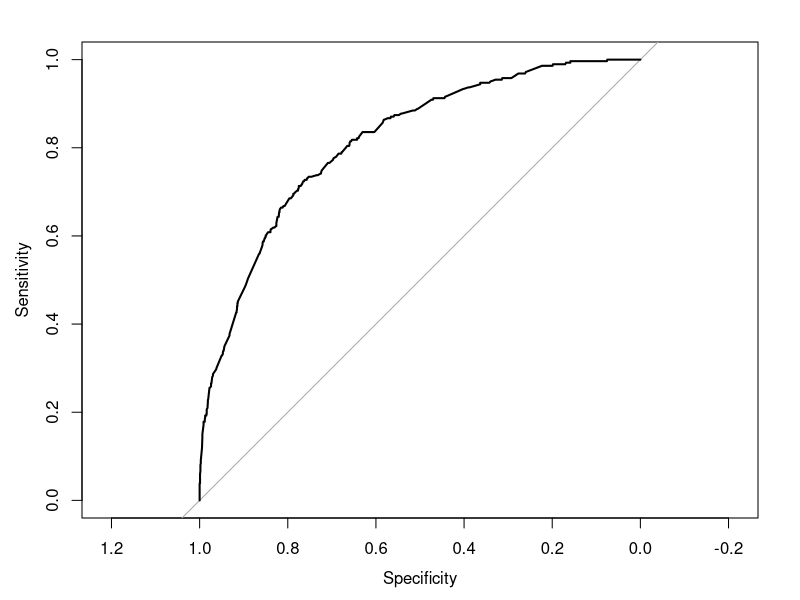
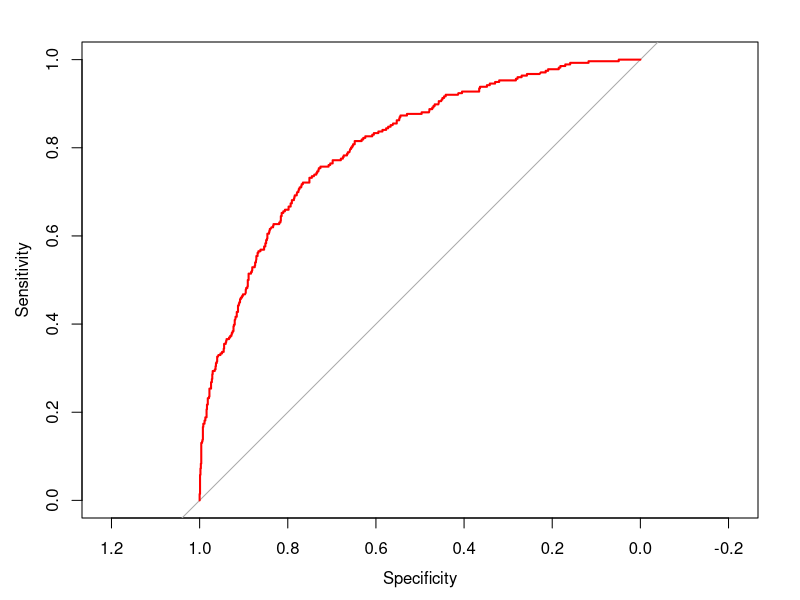
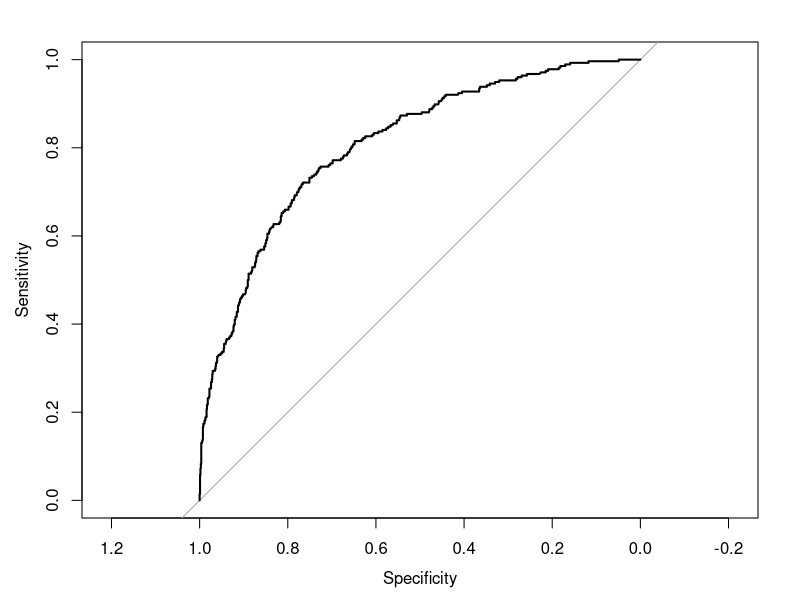
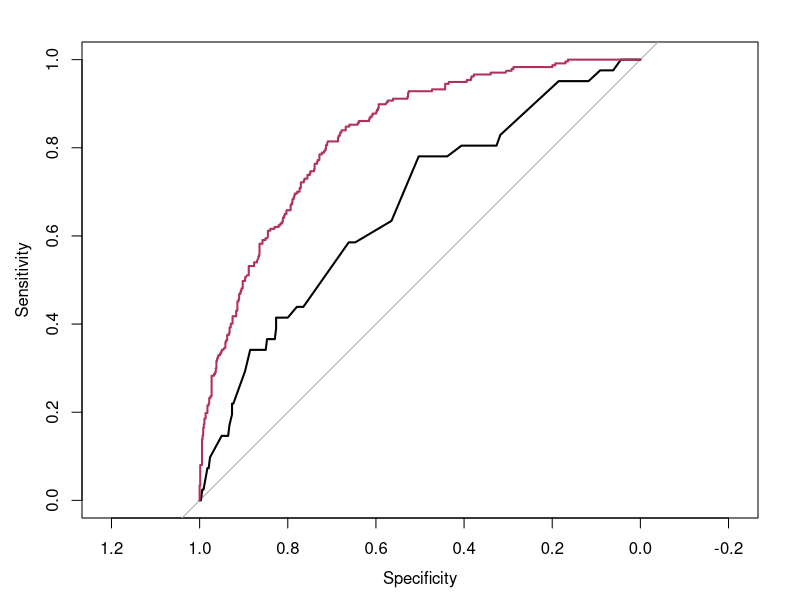

Write the R code that produced these figures, in order. (Note: this script raises an error after producing the figures.)
getwd()
leave = read.csv("Leave_Report2.csv")
str(leave)
mm = duplicated(leave)
table(mm)
leave = leave[!duplicated(leave),]
str(leave)
table(leave$Status)
leave = subset(leave, leave$Status != "Pending")
leave$Status = as.factor(as.character(leave$Status))
str(leave)
table(leave$Status)
prop.table(table(leave$Leave_Type, leave$Status), margin = 1)*100
prop.table(table(leave$Reason_for_leave, leave$Status), margin = 1)*100

#glm model

table(leave$Designation, leave$Status)
leave$Designation = as.factor(as.character(leave$Designation))
str(leave)
model_glm = glm(Status~Designation+Department+Location+Reason_for_leave+No_of_Leaves+Leave_Type,
                data = leave, family = "binomial")
summary(model_glm)
predi = predict(model_glm, type = "response")
predi[1:100] *100
table(leave$Status, predi > 0.34)
(951+172)/nrow(leave)
951/(951+169) # Sensitivity
172/(172+114) # Specificity

library(pROC)
auc = roc(leave$Status, predi)
plot(auc)
print(auc)


#new glm model using selective dataset
str(leave)
leave2 = leave
str(leave2)
table(leave2$Designation, leave2$Status)
leave3 = subset(leave2, leave2$Designation == "AVP" 
                |leave2$Designation =="Forex Intern"
                |leave2$Designation =="Forex Trader"
                |leave2$Designation =="Intern"
                |leave2$Designation =="Manager BPM"
                |leave2$Designation =="Product Development Intern"
                |leave2$Designation =="Sr Specialist BPM"
                |leave2$Designation =="Trainee Dealer")
leave3$Designation = as.factor(as.character(leave3$Designation))
str(leave3)

table(leave3$Department, leave3$Status)
leave4 = subset(leave3, leave3$Department == "Business Process Management"
                | leave3$Department == "Finance"
                | leave3$Department == "Not Available"
                | leave3$Department == "null"
                | leave3$Department == "Tech Infra")
leave4$Department = as.factor(as.character(leave4$Department))
str(leave4)
table(leave4$Location, leave4$Status)
table(leave4$Reason_for_leave, leave4$Status)
table(leave4$No_of_Leaves, leave4$Status)
library(data.table)
leave4 = data.table(leave4)
leave4[,all_applications := .N, by = c("Leave_Start_Date", "Location")]
leave4$full_name = paste(leave4$First_Name,leave4$Middle_Name,leave4$Last_Name)
leave4[,avg_applications := mean(No_of_Leaves), by = full_name ]
str(leave4)
leave5 = leave4[,c(5:8,12:15,17)]
str(leave5)

model_glm2 = glm(Status~.,data = leave5, family = "binomial")
summary(model_glm2)
predii = predict(model_glm2, type = "response")
predii[1:100]*100
table(leave5$Status, predii>0.34)
(914+167)/(nrow(leave5))
914/(914+166) # Sensitivity
167/(167+109) # Specificity
aucc = roc(leave4$Status, predii)
plot(aucc, col = "red")
print(aucc)

library(caret)
leave6 = leave5
fitcontrol = trainControl(method = "cv", number = 5)
model_glm_caret = train(Status~., data = leave6, method = "glm", trControl = fitcontrol)
summary(model_glm_caret)
pred_caret = predict(model_glm_caret, type = "prob")
pred_caret[c(1:100),2]
table(leave6$Status, pred_caret[,2] > 0.34)
(914+167)/(nrow(leave6))
914/(914+166) # Sensitivity
167/(167+109) # Specificity

auc_caret = roc(leave6$Status, pred_caret[,2])
plot(auc_caret, col = "black")
print(auc_caret)

# city wise
str(leave)
chandigarh = subset(leave, leave$Location == "Chandigarh")
ahmedabad = subset(leave, leave$Location == "Ahmedabad")
mumbai = subset(leave, leave$Location == "Mumbai")

chandigarh$Designation  = as.factor(as.character(chandigarh$Designation))
ahmedabad$Designation = as.factor(as.character(ahmedabad$Designation))
mumbai$Designation = as.factor(as.character(mumbai$Designation))
levels(chandigarh$Designation)
levels(ahmedabad$Designation)
levels(mumbai$Designation)

chandigarh$Department = as.factor(as.character(chandigarh$Department))
ahmedabad$Department = as.factor(as.character(ahmedabad$Department))
mumbai$Department = as.factor(as.character(mumbai$Department))
levels(chandigarh$Department)
levels(ahmedabad$Department)
levels(mumbai$Department)

chandigarh$Leave_Type = as.factor(as.character(chandigarh$Leave_Type))
ahmedabad$Leave_Type = as.factor(as.character(ahmedabad$Leave_Type))
mumbai$Leave_Type = as.factor(as.character(mumbai$Leave_Type))
levels(chandigarh$Leave_Type)
levels(ahmedabad$Leave_Type)
levels(mumbai$Leave_Type)

#ahmedabad
str(ahmedabad)
ahmedabad2 = ahmedabad[,c(5,6,8,12:14)]
str(ahmedabad2)
table(ahmedabad2$Status)
table(ahmedabad2$Designation, ahmedabad2$Status)
table(ahmedabad2$Department, ahmedabad2$Status)
table(ahmedabad2$Reason_for_leave, ahmedabad2$Status)
ahmedabad2$Reason_for_leave = as.factor(as.character(ahmedabad2$Reason_for_leave))
table(ahmedabad2$No_of_Leaves)
ahmedabad_glm = glm(Status~., data = ahmedabad2, family = "binomial")
pred_ahmedabad = predict(ahmedabad_glm, type = "response")
table(ahmedabad2$Status, pred_ahmedabad>0.3)
(334+3)/(nrow(ahmedabad2))
library(pROC)
auc_ahmedabad = roc(ahmedabad2$Status, pred_ahmedabad)
plot(auc_ahmedabad)
print(auc_ahmedabad)

# mumbai feature engineering
str(mumbai)
mumbai$Job_Code = as.factor(as.character(mumbai$Job_Code))
table(mumbai$Job_Code, mumbai$Status)
library(data.table)
mumbai = data.table(mumbai)
mumbai[,all_applications := .N, by = Leave_Start_Date]
mumbai$full_name = paste(mumbai$First_Name,mumbai$Middle_Name,mumbai$Last_Name)
mumbai[,avg_applications := mean(No_of_Leaves), by = full_name ]
str(mumbai)

#mumbai glm with cv
names(mumbai)
mumbai2 = mumbai[,c(5,6,8,12:15,17)]
str(mumbai2)
table(mumbai2$Designation, mumbai2$Status)
table(mumbai2$Department, mumbai2$Status)
table(mumbai2$Reason_for_leave, mumbai2$Status)
table(mumbai2$Leave_Type, mumbai2$Status)
mumbai2$Reason_for_leave = as.factor(as.character(mumbai2$Reason_for_leave))
table(mumbai2$No_of_Leaves)
mumbai_glm = glm(Status~., data = mumbai2, family = "binomial")
summary(mumbai_glm)
pred_mumbai = predict(mumbai_glm, type = "response")
table(mumbai2$Status, pred_mumbai>0.362)
(593+154)/(nrow(mumbai2))
593/(593+143) # Sensitivity
154/(154+83) # Specificity

library(pROC)
auc_mumbai = roc(mumbai2$Status, pred_mumbai)
plot(auc_mumbai, col = "maroon", add = T)
print(auc_mumbai)

#gbm
library(caret)
ctrl = trainControl(method = "cv", number = 10)
mumbai_caret_gbm = train(Status~., data = mumbai2, method = "gbm", trControl = ctrl)
caret_pred = predict(mumbai_caret_gbm, type = "prob")
head(caret_pred)
table(mumbai2$Status, caret_pred[,2]>0.36)
(648+176)/(nrow(mumbai2))
648/(648+88) # Sensitivity
176/(174+61) # Specificity

caret_auc_mumbai = roc(mumbai2$Status, caret_pred[,2])
plot(caret_auc_mumbai, add = T)
print(caret_auc_mumbai)

set.seed(100)
index = createDataPartition(mumbai2$Status, p = 0.8, list = FALSE)
train_mumbai = mumbai2[index,]
test_mumbai = mumbai2[-index,]
ctrl = trainControl(method = "cv", number = 10)
mumbai_caret_gbm = train(Status~., data = train_mumbai, method = "gbm", trControl = ctrl)
caret_pred = predict(mumbai_caret_gbm,newdata = test_mumbai, type = "prob")
head(caret_pred)
table(test_mumbai$Status, caret_pred[,2]>0.32)
(125+33)/(nrow(test_mumbai))
125/(125+22)
33/(33+14)
train_pred = predict(mumbai_caret_gbm, type = "prob")
table(train_mumbai$Status, train_pred[,2] > 0.32)
plot(roc(train_mumbai$Status, train_pred[,2]))
print(roc(train_mumbai$Status, train_pred[,2]))

str(leave4)
leave_mumbai = subset(leave4, Location == "Mumbai")
str(leave_mumbai)
leave_mumbai$Location = NULL
library(ggplot2)
ggplot(data = leave_mumbai, aes(Designation, fill = Status)) + 
  geom_bar() + 
  theme(legend.title = element_text(colour = "black", size = 13, face = "bold"),
        axis.text.x = element_text(angle = 35, size = 13, face = "bold", color = "black"),
        axis.title.x = element_text(size = 14, vjust = 8)) +
  geom_text(stat='count',aes(label=..count..),vjust=-0.9) +
  labs(title = "Mumbai data ", subtitle = "Leave Status Based on Designation") +
  xlab("Designation")

ggplot(data = leave_mumbai, aes(Department, fill = Status)) + 
  geom_bar() + theme(legend.title = element_text(colour = "black", size = 13, face = "bold"),
                     axis.text.x = element_text(angle = 35, size = 14, face = "bold", color = "black"),
                     axis.title.x = element_text(size = 14, vjust = 8)) +
  geom_text(stat='count',aes(label=..count..),vjust=-0.9) +
  labs(title = "Mumbai data ", subtitle = "Leave Status Based on Department") +
  xlab("Department")

ggplot(data = leave_mumbai, aes(Reason_for_leave, fill = Status)) + 
  geom_bar() + theme(legend.title = element_text(colour = "black", size = 13, face = "bold"), 
                     axis.text.x =  element_text(angle = 45, size = 12, face = "bold"),
                     axis.title.x = element_text(size = 14, vjust = 8)) +
  geom_text(stat='count',aes(label=..count..),vjust=-0.9)+
  labs(title = "Mumbai data ", subtitle = "Leave Status Based on Reason of Leave") +
  xlab("Reason of Leave")


ggplot(data = leave_mumbai, aes(Leave_Type, fill = Status)) + 
  geom_bar() + theme(legend.title = element_text(colour = "black", size = 13, face = "bold"),
                     axis.text.x =  element_text(angle = 45, size = 12, face = "bold"),
                     axis.title.x = element_text(size = 14, vjust = 28)) +
  geom_text(stat='count',aes(label=..count..),vjust=-0.9)+
  labs(title = "Mumbai data ", subtitle = "Leave Status Based on Leave Type") +
  xlab("Leave Type")
